Frame 1 (no input): blank canvas, image omitted
Frame 60 (the mouse pressed at the canvas centre just before this capture): blank canvas, image omitted
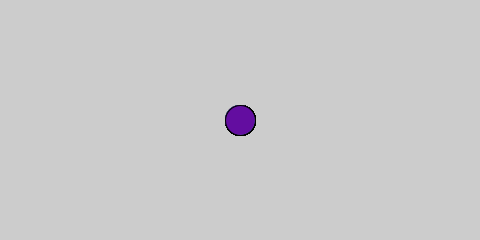
Frame 120 (the mouse held since frame 60 and released just before this capture)

The Processing sketch whose frames 1 and 60 were blank and that drew this single picture after the mouse press (run headless with seeded random() and noise(); from frame 60 on, the mouse is pressed at the canvas centre):

// Processing sketch: processing_89515
// ── processing_89515.pde

void setup(){
  size(480,240);
  smooth();
}

void draw(){
  //background(255,120); 
  if (mousePressed){
    ellipse(mouseX,mouseY,30,30);
    fill(random(0,255),random(0,255),random(0,255));
  }
  else{
    }
}
